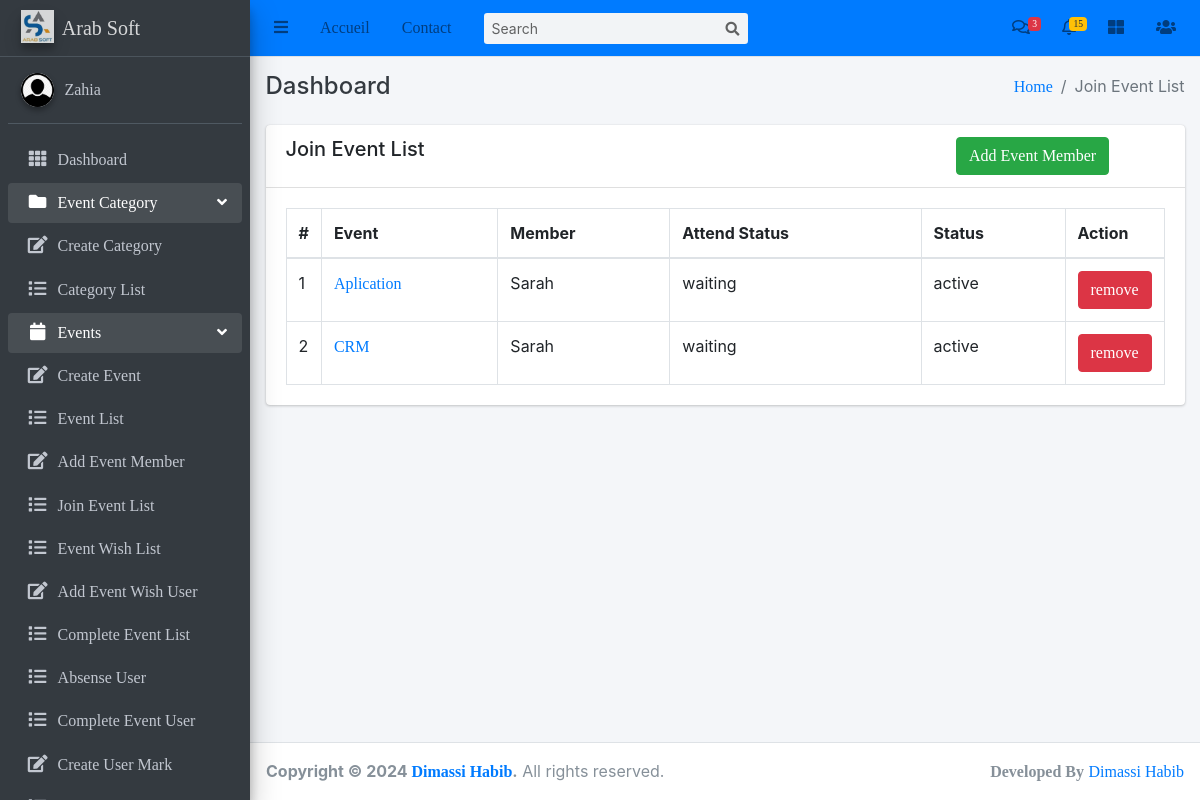
The app's page /events/join-event-list/ (signed in) with its own data.
### events/models.py (models this page shows, shortened)
class EventMember(models.Model):
    event = models.ForeignKey(Event, on_delete=models.CASCADE)
    user = models.ForeignKey('auth.User', on_delete=models.CASCADE)
    attend_status_choice = (
        ('waiting', 'Waiting'),
        ('attending', 'Attending'),
        ('completed', 'Completed'),
        ('absent', 'Absent'),
        ('cancelled', 'Cancelled'),
    )
    attend_status = models.CharField(choices=attend_status_choice, max_length=10)
    created_user = models.ForeignKey('auth.User', on_delete=models.CASCADE, related_name='eventmember_created_user')
    updated_user = models.ForeignKey('auth.User', on_delete=models.CASCADE, related_name='eventmember_updated_user')
    created_date = models.DateField(auto_now_add=True)
    updated_date = models.DateField(auto_now_add=True)
    status_choice = (
        ('disabled', 'Disabled'),
        ('active', 'Active'),
        ('deleted', 'Deleted'),
        ('blocked', 'Blocked'),
        ('completed', 'Completed'),
    )
    status = models.CharField(choices=status_choice, max_length=10)
    class Meta:
        unique_together = ['event', 'user']

class Event(models.Model):
    category = models.ForeignKey(EventCategory, on_delete=models.CASCADE)
    name = models.CharField(max_length=255, unique=True)
    uid = models.PositiveIntegerField(unique=True)
    description = RichTextUploadingField()
    job_category = models.ForeignKey(JobCategory, on_delete=models.CASCADE)
    select_scheduled_status = (
        ('yet to scheduled', 'Yet to Scheduled'),
        ('scheduled', 'Scheduled')
    )
    scheduled_status = models.CharField(max_length=25, choices=select_scheduled_status)
    venue = models.CharField(max_length=255)
    start_date = models.DateField()
    end_date = models.DateField()
    location = LocationField()
    points = models.PositiveIntegerField()
    maximum_attende = models.PositiveIntegerField()
    created_user = models.ForeignKey('auth.User', on_delete=models.CASCADE, blank=True, null=True, related_name='event_created_user')
    updated_user = models.ForeignKey('auth.User', on_delete=models.CASCADE, blank=True, null=True, related_name='event_updated_user')
    created_date = models.DateField(auto_now_add=True)
    updated_date = models.DateField(auto_now_add=True)
    status_choice = (
        ('disabled', 'Disabled'),
        ('active', 'Active'),
        ('deleted', 'Deleted'),
        ('time out', 'Time Out'),
        ('completed', 'Completed'),
        ('cancel', 'Cancel'),
    )
    status = models.CharField(choices=status_choice, max_length=10)
    def __str__(self):
        return self.name

### events/views.py (the view)
# urls.py: path('join-event-list/', JoinEventListView.as_view(), name='join-event-list'),
class JoinEventListView(LoginRequiredMixin, ListView):
    login_url = 'login'
    model = EventMember
    template_name = 'events/joinevent_list.html'
    context_object_name = 'eventmember'

### templates/events/joinevent_list.html (shortened to what this page needs)
{% extends 'base/base.html' %}
{% block breadcrumb %}Join Event List{% endblock breadcrumb %}
{% block content %}
    <div class="row">
        <div class="col-md-12">
            <div class="card">
                <div class="card-header">
                    <div class="row">
                        <div class="col-md-9">
                            <h5>Join Event List</h5>
                        </div>
                        <div class="col-md-3">
                            <a class="btn btn-success" href="{% url 'add-event-member' %}">Add Event Member</a>
                        </div>
                    </div>
                </div>
                <div class="card-body">
                    <table class="table table-bordered">
                        <thead>
                          <tr>
                            <th style="width: 10px">#</th>
                            <th>Event</th>
                            <th>Member</th>
                            <th>Attend Status</th>
                            <th>Status</th>
                            <th style="width: 40px">Action</th>
                          </tr>
                        </thead>
                        <tbody>
                            {% for member in eventmember %}
                                <tr role="row">
                                    <td>{{ forloop.counter }}</td>
                                    <td>
                                        <a href="{% url 'event-detail' member.event.id %}">{{ member.event }}</a>
                                    </td>
                                    <td>{{ member.user }}</td>
                                    <td>{{ member.attend_status }}</td>
                                    <td>{{ member.status }}</td>
                                    <td>
                                        <a class="btn btn-danger" href="{% url 'remove-event-member' member.id %}">
                                            remove
                                        </a>
                                    </td>
                                </tr>
                            {% endfor %}
                        </tbody>
                      </table>
                </div>
            </div>
        </div>
    </div>
{% endblock content %}

### templates/base/sidebar.html (shortened to what this page needs)
{% load static %}
<aside class="main-sidebar sidebar-dark-primary elevation-4">
    <a href="#" class="brand-link">
      <img src="{% static 'img/logo1.png' %}" alt="Logo" class="brand-image elevation-3"
           style="opacity: .8">
          <span class="brand-text font-weight-light">Arab Soft</span>
    </a>
    <div class="sidebar">
      <div class="user-panel mt-3 pb-3 mb-3 d-flex">
        <div class="image">
          <img src="{% static 'img/user.png' %}" class="img-circle elevation-2" alt="User Image">
        </div>
        <div class="info">
          <a href="#" class="d-block">{{ user }}</a>
        </div>
      </div>
      <nav class="mt-2">
        <ul class="nav nav-pills nav-sidebar flex-column" data-widget="treeview" role="menu" data-accordion="false">
          <li class="nav-item">
            <a href="{% url 'dashboard' %}" class="nav-link">
              <i class="nav-icon fas fa-th"></i>
              <p>
                Dashboard
              </p>
            </a>
          </li>
          <li class="nav-item has-treeview menu-open">
            <a href="#" class="nav-link">
              <i class="nav-icon fas fa-folder"></i>
              <p>
                Event Category
                <i class="right fas fa-angle-left"></i>
              </p>
            </a>
            <ul class="nav nav-treeview">
              <li class="nav-item">
                <a href="{% url 'create-event-category' %}" class="nav-link">
                  <i class="far fa fa-edit nav-icon"></i>
                  <p>Create Category</p>
                </a>
              </li>
              <li class="nav-item">
                <a href="{% url 'event-category-list' %}" class="nav-link">
                  <i class="far fa fa-list nav-icon"></i>
                  <p>Category List</p>
                </a>
              </li>
            </ul>
          </li>
          <li class="nav-item has-treeview menu-open">
            <a href="#" class="nav-link">
              <i class="nav-icon fas fa-calendar"></i>
              <p>
                Events
                <i class="right fas fa-angle-left"></i>
              </p>
            </a>
            <ul class="nav nav-treeview">
              <li class="nav-item">
                <a href="{% url 'event-create' %}" class="nav-link">
                  <i class="far fa fa-edit nav-icon"></i>
                  <p>Create Event</p>
                </a>
              </li>
              <li class="nav-item">
                <a href="{% url 'event-list' %}" class="nav-link">
                  <i class="far fa fa-list nav-icon"></i>
                  <p>Event List</p>
                </a>
              </li>
              <li class="nav-item">
                <a href="{% url 'add-event-member' %}" class="nav-link">
                  <i class="far fa fa-edit nav-icon"></i>
                  <p>Add Event Member</p>
                </a>
              </li>
              <li class="nav-item">
                <a href="{% url 'join-event-list' %}" class="nav-link">
                  <i class="far fa fa-list nav-icon"></i>
                  <p>Join Event List</p>
                </a>
              </li>
              <li class="nav-item">
                <a href="{% url 'event-wish-list' %}" class="nav-link">
                  <i class="far fa fa-list nav-icon"></i>
                  <p>Event Wish List</p>
                </a>
              </li>
              <li class="nav-item">
                <a href="{% url 'add-event-wish-user' %}" class="nav-link">
                  <i class="far fa fa-edit nav-icon"></i>
                  <p>Add Event Wish User</p>
                </a>
              </li>
              <li class="nav-item">
                <a href="{% url 'complete-event' %}" class="nav-link">
                  <i class="far fa fa-list nav-icon"></i>
                  <p>Complete Event List</p>
                </a>
              </li>
              <li class="nav-item">
                <a href="{% url 'absense-user' %}" class="nav-link">
                  <i class="far fa fa-list nav-icon"></i>
                  <p>Absense User</p>
                </a>
              </li>
              <li class="nav-item">
                <a href="{% url 'complete-event-user' %}" class="nav-link">
                  <i class="far fa fa-list nav-icon"></i>
                  <p>Complete Event User</p>
                </a>
              </li>
              <li class="nav-item">
                <a href="{% url 'create-user-mark' %}" class="nav-link">
                  <i class="far fa fa-edit nav-icon"></i>
                  <p>Create User Mark</p>
                </a>
              </li>
              <li class="nav-item">
                <a href="{% url 'user-mark' %}" class="nav-link">
                  <p>User Mark List</p>
                </a>
              </li>
            </ul>
          </li>
        </ul>
      </nav>
    </div>
  </aside>

### records on screen
EventMember: event "Aplication", user "Sarah", attend_status "waiting", status "active"
EventMember: event "CRM", user "Sarah", attend_status "waiting", status "active"

### other values on screen
{{ user }} "Zahia"
